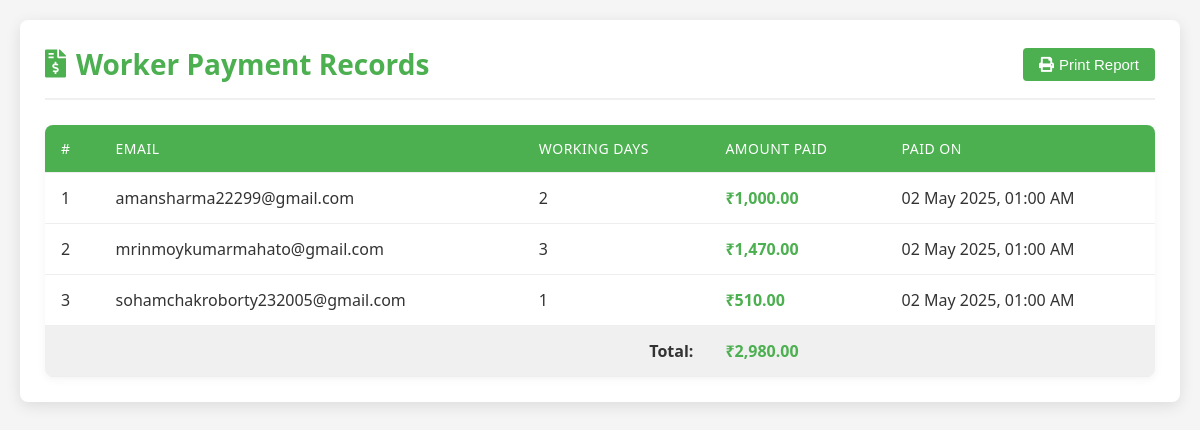
The page /php/payment_history.php on the database as committed earlier.
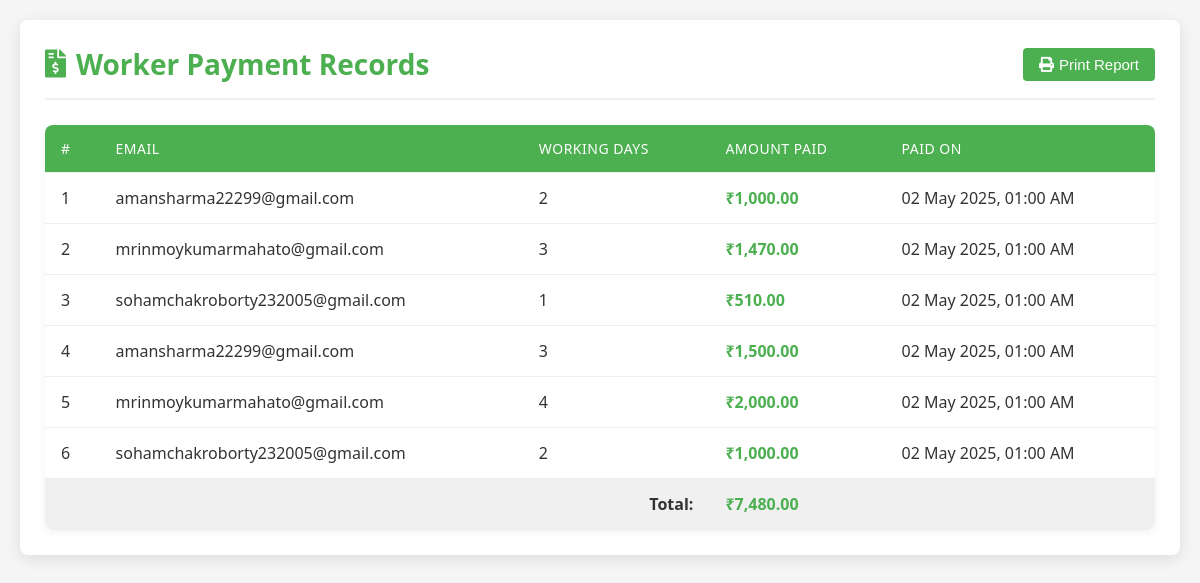
The same page on the database as committed later.
### tables this page shows
CREATE TABLE `payments` (
  `id` int(11) NOT NULL,
  `email` varchar(50) NOT NULL,
  `working_days` int(11) NOT NULL,
  `amount_paid` decimal(10,2) NOT NULL,
  `payment_date` datetime DEFAULT current_timestamp()
);

### php/payment_history.php (the view, shortened to what this page needs)
<?php
$host = 'localhost';
$db   = 'final';
$user = 'root';
$pass = '';
$conn = new mysqli($host, $user, $pass, $db);
$sql = "SELECT id, email, working_days, amount_paid FROM payments";
$result = $conn->query($sql);
?>
<!DOCTYPE html>
<html>
<head>
    <link href="https://cdnjs.cloudflare.com/ajax/libs/font-awesome/5.15.4/css/all.min.css" rel="stylesheet">
</head>
<body>
    <div class="container">
        <div class="header">
            <h2><i class="fas fa-file-invoice-dollar"></i> Worker Payment Records</h2>
            <div class="actions">
                <button class="btn btn-print" onclick="printReport()">
                    <i class="fas fa-print"></i> Print Report
                </button>
            </div>
        </div>
        <div class="table-container">
            <table>
                <thead>
                    <tr>
                        <th>#</th>
                        <th>Email</th>
                        <th>Working Days</th>
                        <th>Amount Paid</th>
                        <th>Paid On</th>
                    </tr>
                </thead>
                <tbody>
                    <?php
                    if ($result->num_rows > 0) {
                        $count = 1;
                        $total_amount = 0;
                        while ($row = $result->fetch_assoc()) {
                            $total_amount += $row['amount_paid'];
                            $payment_date = isset($row['created_at']) ? date("d M Y, h:i A", strtotime($row['created_at'])) : date("d M Y, h:i A");
                            echo "<tr class='record-row'>";
                            echo "<td>" . $count++ . "</td>";
                            echo "<td>" . htmlspecialchars($row['email']) . "</td>";
                            echo "<td>" . $row['working_days'] . "</td>";
                            echo "<td class='amount'>₹" . number_format($row['amount_paid'], 2) . "</td>";
                            echo "<td class='date-cell'>" . $payment_date . "</td>";
                            echo "</tr>";
                        }
                        echo "<tr style='font-weight: bold; background-color: #f0f0f0;'>";
                        echo "<td colspan='3' style='text-align: right;'>Total:</td>";
                        echo "<td class='amount'>₹" . number_format($total_amount, 2) . "</td>";
                        echo "<td></td>";
                        echo "</tr>";
                    } else {
                        echo "<tr><td colspan='5' class='no-records'>No payment records found.</td></tr>";
                    }
                    ?>
                </tbody>
            </table>
        </div>
    </div>
</body>
</html>

### php/payment_history.php (style rules this page uses)
:root { --primary-color: #4CAF50; --secondary-color: #3e8e41; --accent-color: #f8f9fa; --text-color: #333; --border-color: #ddd; }
body { font-family: 'Segoe UI', Tahoma, Geneva, Verdana, sans-serif; background-color: #f5f5f5; margin: 0; padding: 20px; color: var(--text-color); }
.container { max-width: 1200px; margin: 0 auto; background-color: white; border-radius: 8px; box-shadow: 0 4px 15px rgba(0, 0, 0, 0.1); padding: 25px; animation: fadeIn 0.5s ease-in-out; }
.header { display: flex; justify-content: space-between; align-items: center; margin-bottom: 25px; padding-bottom: 15px; border-bottom: 2px solid #f0f0f0; }
h2 { color: var(--primary-color); margin: 0; font-size: 28px; display: flex; align-items: center; }
h2 i { margin-right: 10px; }
.actions { display: flex; gap: 10px; }
.btn { padding: 8px 16px; border: none; border-radius: 4px; cursor: pointer; font-weight: 500; font-size: 15px; transition: all 0.3s ease; display: flex; align-items: center; gap: 5px; }
.btn-print { background-color: var(--primary-color); color: white; }
.table-container { overflow-x: auto; border-radius: 8px; box-shadow: 0 2px 10px rgba(0, 0, 0, 0.05); }
table { border-collapse: collapse; width: 100%; margin: auto; background-color: white; }
th, td { padding: 14px 16px; text-align: left; border-bottom: 1px solid #eee; }
th { background-color: var(--primary-color); color: white; font-weight: 500; letter-spacing: 0.5px; text-transform: uppercase; font-size: 14px; }
tbody tr { transition: background-color 0.3s ease, transform 0.2s ease; }
.amount { font-weight: 600; color: var(--primary-color); }
.date-cell { white-space: nowrap; }

Rows that differ between the two databases and show on the page:
added payments: email "amansharma22299@gmail.com", working_days "3", amount_paid "1,500.00", payment_date "02 May 2025, 01:00 AM"
added payments: email "mrinmoykumarmahato@gmail.com", working_days "4", amount_paid "2,000.00", payment_date "02 May 2025, 01:00 AM"
added payments: email "sohamchakroborty232005@gmail.com", working_days "2", amount_paid "1,000.00", payment_date "02 May 2025, 01:00 AM"
Other text that changed with them:
$total_amount: "2,980.00" → "7,480.00"
